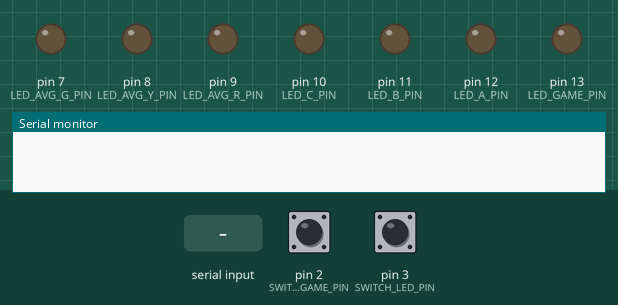
Recording of a sketch running on a simulated Arduino Uno, built with avr-gcc and run on an emulated ATmega328P. Shown: output pins drawn as LEDs (lit = HIGH), the last lines printed to the serial monitor. The inputs (shaded band) are chosen by the test bench; at power-on: pin 2 (SWITCH_GAME_PIN) HIGH, pin 3 (SWITCH_LED_PIN) HIGH. Random numbers use the default seed unless the sketch sets one.

Above: at 1.2 s.
1.3 s: pin 2 (SWITCH_GAME_PIN) pulled LOW for 0.15 s
At 3.2 s:
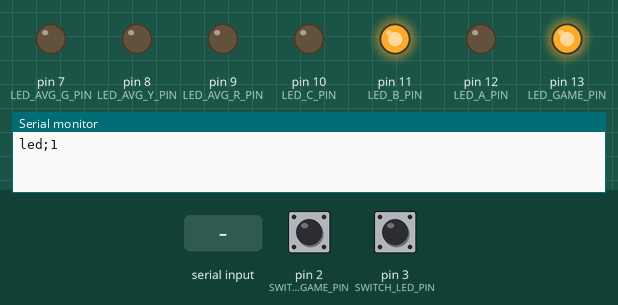
3.5 s: "r" received over Serial
At 4.0 s:
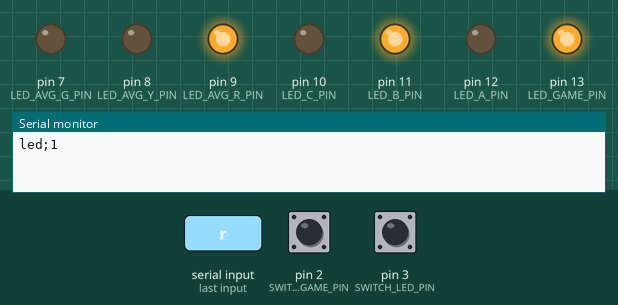
5.0 s: "y" received over Serial
At 6.2 s:
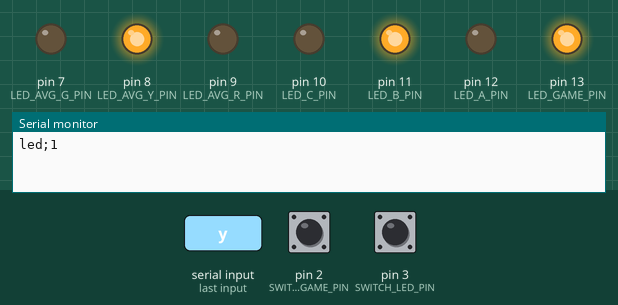
6.5 s: "g" received over Serial
At 7.3 s:
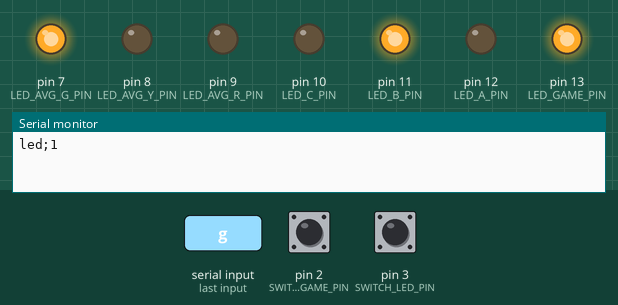
8.0 s: pin 2 (SWITCH_GAME_PIN) pulled LOW for 1 s
At 8.6 s:
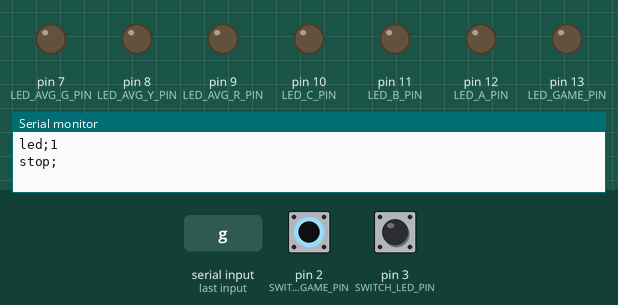
10.5 s: "s" received over Serial
At 12.2 s:
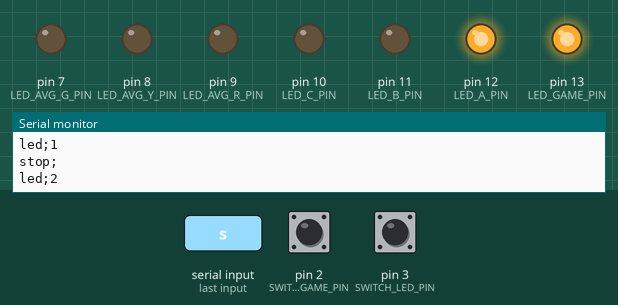
Timing chart, 0 to 13.7 s (numbered marks = the images above; inputs shaded):
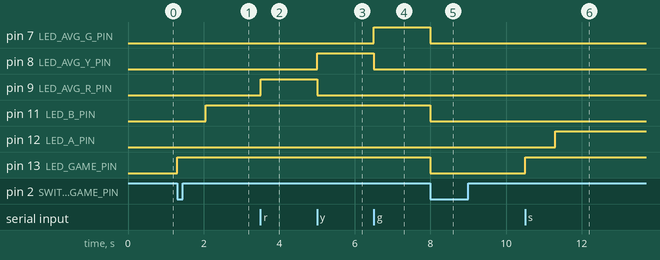

The sketch:

code.ino
```cpp
#define LED_GAME_PIN 13
#define LED_A_PIN 12
#define LED_B_PIN 11
#define LED_C_PIN 10

#define LED_AVG_R_PIN 9
#define LED_AVG_Y_PIN 8
#define LED_AVG_G_PIN 7

#define SWITCH_GAME_PIN 2
#define SWITCH_LED_PIN 3

#define SWITCH_LED_A_PIN A2
#define SWITCH_LED_B_PIN A1
#define SWITCH_LED_C_PIN A0

bool gameStarted = false;
int currentLed = -1;
int currentAvg = -1;
int timer = -1;

int gameLedList[3] = {LED_C_PIN, LED_B_PIN, LED_A_PIN};
int avgLedList[3] = {LED_AVG_R_PIN, LED_AVG_Y_PIN, LED_AVG_G_PIN};

unsigned long timeStart = 0;
unsigned long timeEnd = 0;
unsigned long timeReactivity = 0;

void setup() {
  // switch setup
  attachInterrupt(digitalPinToInterrupt(SWITCH_GAME_PIN), startGame, FALLING);
  attachInterrupt(digitalPinToInterrupt(SWITCH_LED_PIN), handleclick, HIGH);

  // switch led setup
  pinMode(SWITCH_LED_A_PIN, INPUT);
  pinMode(SWITCH_LED_B_PIN, INPUT);
  pinMode(SWITCH_LED_C_PIN, INPUT);

  // Game led setup
  pinMode(LED_GAME_PIN, OUTPUT);
  pinMode(LED_A_PIN, OUTPUT);
  pinMode(LED_B_PIN, OUTPUT);
  pinMode(LED_C_PIN, OUTPUT);

  // avg led setup
  pinMode(LED_AVG_R_PIN, OUTPUT);
  pinMode(LED_AVG_Y_PIN, OUTPUT);
  pinMode(LED_AVG_G_PIN, OUTPUT);

  // Serial port
  Serial.begin(9600);
}

void loop()
{
  delay(5);

  if (Serial.available() > 0) { // Read from serial port
    char ReaderFromNode; // Store current character
    ReaderFromNode = (char)Serial.read();

    switch (ReaderFromNode) {
      case 'r' :
        digitalWrite(avgLedList[currentAvg], LOW);
        currentAvg = 0;
        digitalWrite(avgLedList[currentAvg], HIGH);
        break;
      case 'y' :
        digitalWrite(avgLedList[currentAvg], LOW);
        currentAvg = 1;
        digitalWrite(avgLedList[currentAvg], HIGH);
        break;
      case 'g' :
        digitalWrite(avgLedList[currentAvg], LOW);
        currentAvg = 2;
        digitalWrite(avgLedList[currentAvg], HIGH);
        break;
      case 's' :
        startGame(); break;
    }
  }

  if (gameStarted) {
    if (currentLed == -1) {
      currentLed = random(3);
      timer = random(100, 500); // from 0,5s to 2,5s

    } else if (timer == 0 && timeStart == 0) {
      // allume la led & démarre le chrono
      digitalWrite(gameLedList[currentLed], HIGH);
      timeStart = micros();

      String led = "led;"+String(currentLed);
      Serial.println(led);

    } else if (timer == 0) {
      // allume uniquement la led
      digitalWrite(gameLedList[currentLed], HIGH);

    } else {
      timer--;
    }
  }
}

void startGame() {
  gameStarted = !gameStarted;

  if (gameStarted) {
    digitalWrite(LED_GAME_PIN, HIGH);
  } else {
    digitalWrite(LED_GAME_PIN, LOW);
    Serial.println("stop;");

    if (currentLed != -1) {
      digitalWrite(gameLedList[currentLed], LOW);
    }
    if (currentAvg != -1) {
      digitalWrite(avgLedList[currentAvg], LOW);
    }

    currentAvg = -1;
    currentLed = -1;
    timer = -1;
    timeStart = 0;
  }
}

void handleclick() {
  timeEnd = micros();

  int clickedButton = -1;
  if (digitalRead(SWITCH_LED_A_PIN) == 1) {
    clickedButton = 0;
  } else if (digitalRead(SWITCH_LED_B_PIN) == 1) {
    clickedButton = 1;
  } else if (digitalRead(SWITCH_LED_C_PIN) == 1) {
    clickedButton = 2;
  }

  if (timer == 0 && currentLed == clickedButton && clickedButton != -1) {
    // close chrono
    digitalWrite(gameLedList[currentLed], LOW);
    currentLed = -1;

    // send reactivity time via serial port
    timeReactivity = timeEnd - timeStart;
    int val = timeReactivity / 1000;

    String score = "score;"+String(val);
    Serial.println(score);

    timeStart = 0;
    timeEnd = 0;
    timeReactivity = 0;
  }
}
```

Measured:
- after the input at 1.3 s, pin 11 (LED_B_PIN): LOW → HIGH after 0.75 s; pin 13 (LED_GAME_PIN): LOW → HIGH at once
- after the input at 3.5 s, pin 9 (LED_AVG_R_PIN): LOW → HIGH at once
- after the input at 5.0 s, pin 8 (LED_AVG_Y_PIN): LOW → HIGH at once; pin 9 (LED_AVG_R_PIN): HIGH → LOW at once
- after the input at 6.5 s, pin 7 (LED_AVG_G_PIN): LOW → HIGH at once; pin 8 (LED_AVG_Y_PIN): HIGH → LOW at once
- after the input at 8.0 s, pin 7 (LED_AVG_G_PIN), pin 11 (LED_B_PIN), pin 13 (LED_GAME_PIN): HIGH → LOW at once
- after the input at 10.5 s, pin 12 (LED_A_PIN): LOW → HIGH after 0.80 s; pin 13 (LED_GAME_PIN): LOW → HIGH at once
